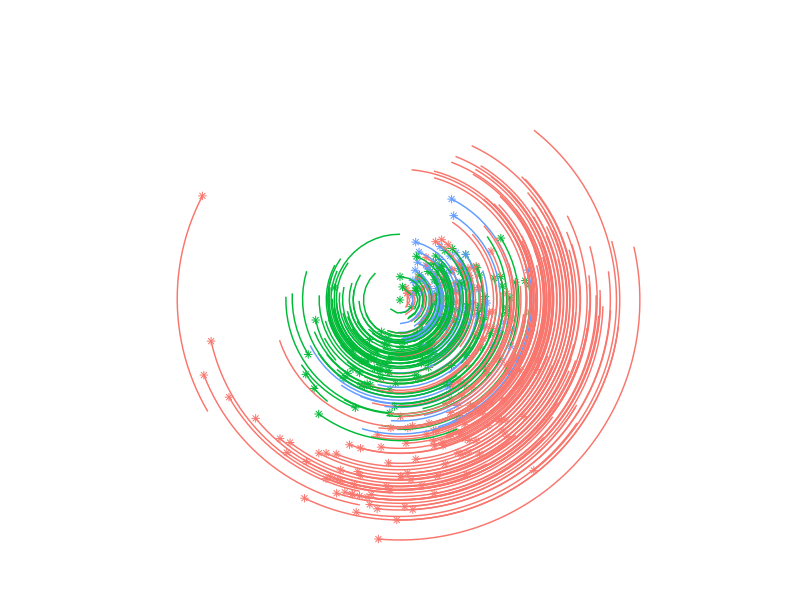

Recreate this plot in R. (Note: this script raises an error after producing the figure.)
## ---- chunk 1
#| label: library-loads
#| message: FALSE

library(ggplot2)
library(ggthemes)
library(ggforce)
library(deldir)
## ---- chunk 2
#| label: penguins

# load in palmer penguins dataset
penguins <- palmerpenguins::penguins
## ---- chunk 3
#| label: plot-penguins
#| warning: FALSE

penguins |> 
  ggplot(aes(bill_length_mm*2, body_mass_g, color = island)) +
  geom_point(shape = 8, show.legend = FALSE) +
  geom_spoke(aes(angle = flipper_length_mm/10, radius = year/100), 
             show.legend = FALSE)  +
  coord_polar() + 
  theme_void() 
  
## ---- chunk 4
sample_data <- function(seed = NULL, n = 100){
  if(!is.null(seed)) set.seed(seed)
  dat <- tibble(
    x0 = runif(n),
    y0 = runif(n),
    x1 = x0 + runif(n, min = -.5, max = .5),
    y1 = y0 + runif(n, min = -.5, max = .5),
    shade = runif(n), 
    size = runif(n),
    shape = factor(sample(0:22, size = n, replace = TRUE)),
    alpha = runif(n)
  )
}
## ---- chunk 5
sample_canva <- function(seed = NULL) {
  if(!is.null(seed)) set.seed(seed)
  sample(ggthemes::canva_palettes, 1)[[1]]
}

sample_named_colours <- function(n = NULL, seed = 1) {
  if(!is.null(n)) set.seed(seed)
  sample(colours(distinct = TRUE), n)
}
## ---- chunk 6
dat <- sample_data(n = 100, seed = 1) 
dat2 <- sample_data(n = 100, seed = 456)

pal <- sample_canva(seed = 2)
pal2 <- sample_named_colours(n = 2, seed = 7)
show_col(pal)
show_col(pal2)

#pal2 <- c("antiquewhite", "#234643")
## ---- chunk 7
#| warning: FALSE

dat <- sample_data(n = 100, seed = 6) 
dat2 <- sample_data(n = 100, seed = 2)

pal <- sample_canva(seed = 90)
pal2 <- sample_named_colours(n = 2, seed = 8)

ggplot(
    data = dat,
    mapping = aes(
      x = x0,
      y = y0,
      xend = x1,
      yend = y1,
      colour = shade,
      size = 1/size,
      alpha = alpha
    )) + 
    scale_colour_gradientn(colours = pal) + 
    scale_fill_gradient(low = pal2[[1]], high = pal2[[2]]) +
    scale_size(range = c(0, 10)) + 
    theme_void() + 
    guides(
      colour = guide_none(),
      size = guide_none(),
      fill = guide_none(),
      shape = guide_none(),
      alpha = guide_none()
    ) +
 # coord_polar(clip = "off") +
  stat_density2d(geom="tile", 
                 aes(fill = after_stat(density)), 
                 contour = FALSE) +
  stat_density2d(data = dat2 |> mutate(x = x0 + 3,
                                       y = y0 + 9), 
                 geom="tile", 
                 aes(fill = after_stat(density)), 
                 contour = FALSE) +
    geom_point(shape = 8) + 
  geom_curve(
    data = dat2 |> mutate(size = 1/(size)), 
    aes(curvature = alpha)
  )
## ---- chunk 8
unboxy <- function(iterations, layers) {
  
  coeffs <- array(
    data = runif(16 * layers, min = -1, max = 1), 
    dim = c(4, 4, layers)
  )
  
  point0 <- matrix(
    data = runif(4, min = -1, max = 1), 
    nrow = 1,
    ncol = 4
  )
  
  funs <- list(
    function(point) point + (sum(point ^ 2)) ^ (1/3),
    function(point) sin(point),
    function(point) 2 * sin(point),
    function(point) cos(point) - 1
  )
  
  update <- function(point, t) {
    l <- sample(layers, 1)
    f <- sample(funs, 1)[[1]]
    z <- point[4]
    point[4] <- 1
    point <- f(point %*% coeffs[,,l])
    point[4] <- (point[4] + z)/2
    return(point)
  }
  
  points <- accumulate(1:iterations, update, .init = point0)
  points <- matrix(unlist(points), ncol = 4, byrow = TRUE)
  points <- as_tibble(as.data.frame(points)) 
  names(points) <- c("x", "y", "val", "n")
  return(points)
}
## ---- chunk 9
#| label: generate-data

set.seed(1)

# generate primary data from iterated function system
dat <- unboxy(iterations = 1000, layers = 5) 

# generate layer data
bg_dat <- tibble::tibble(
  x = runif(5000, min = -4, max = 4),
  y = runif(5000, min = -4, max = 4),
  val = x/2
)

## ---- chunk 10
sample_canva <- function(seed = NULL, n = 4) {
  if(!is.null(seed)) set.seed(seed)
  sample(ggthemes::canva_palettes, 1)[[1]] |>
    (\(x) colorRampPalette(x)(n))()  
}
## ---- chunk 11
show_col(sample_canva(seed = 5, n = 5))
## ---- chunk 12
#| label: plot-tesselation
#| warning: FALSE

# create the canvas
ggplot(dat, aes(x, y, fill = val)) +
  theme_void() + 
  coord_equal(xlim = c(-2.5, 2.5), ylim = c(-2.5, 2.5)) + 
  scale_fill_gradientn(colours = sample_canva(seed = 5, n = 5)) + 
  scale_x_continuous(expand = c(0, 0)) +
  scale_y_continuous(expand = c(0, 0)) +
  # voronoi tesselation of box-inspired dataset
  geom_voronoi_tile(
    aes(size = abs(size)/4),
    colour = "white",
    show.legend = FALSE
  ) +
  # voronoi tesselation of uniform random generated data for texture
  geom_voronoi_tile(
    data = bg_dat,
    radius = .002,
    size = 0.01,
    show.legend = FALSE,
    max.radius = .1, 
    expand = -.005,
    fill = "grey"
  )
